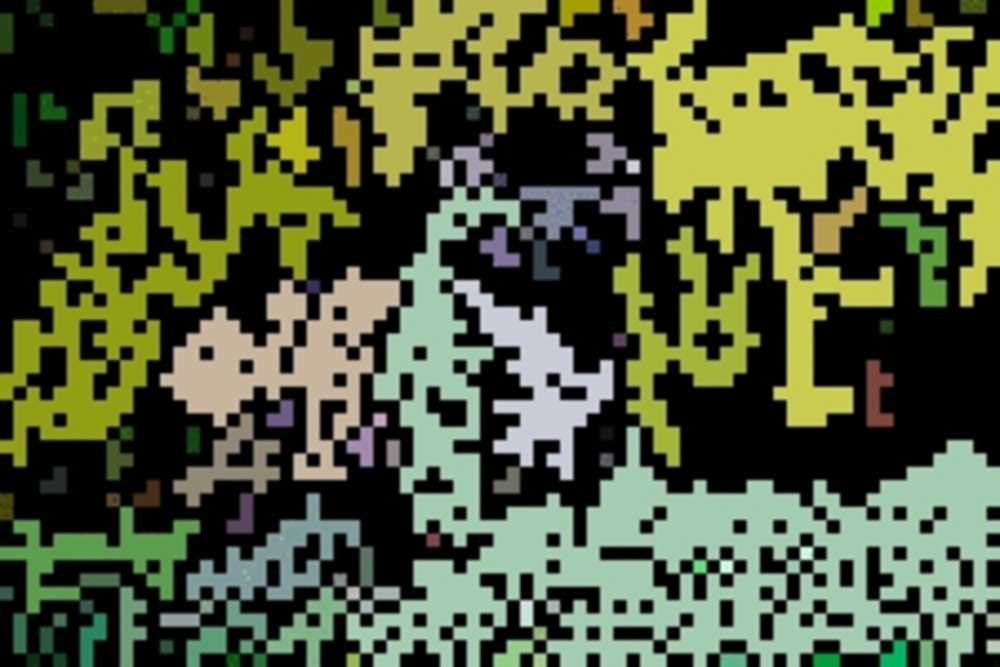
#> input picture Assignment 1/8bit_img.jpg, 1000 x 667 px, shrunk from 4096 x 2731 before the run
$ python Problem_1.py
#> lines starting #> are read from the running program, lines starting #| are printed output that depends on the picture
import numpy as np
import cv2  # Only used for reading/writing images

# Read the image
image_color = cv2.imread('8bit_img.jpg')
#> image_color is the input picture: shape (667, 1000, 3); mean B, G, R 57.9, 88.4, 80.4

# Function to convert an RGB image to Grayscale manually
def rgb_to_grayscale(image):

    # Initialize an empty grayscale image with the same height and width as the color image
    # The grayscale image has only one channel (intensity) instead of three (RGB).
    grayscale_image = np.zeros((image.shape[0], image.shape[1]))

    for i in range(image.shape[0]):  # Loop through image rows
        for j in range(image.shape[1]):  # Loop through image columns
            # Convert the pixel from RGB to grayscale using the following formula:
            # Grayscale value = 0.299 * R + 0.587 * G + 0.114 * B
            grayscale_image[i, j] = 0.299 * image[i, j, 2] + 0.587 * image[i, j, 1] + 0.114 * image[i, j, 0]
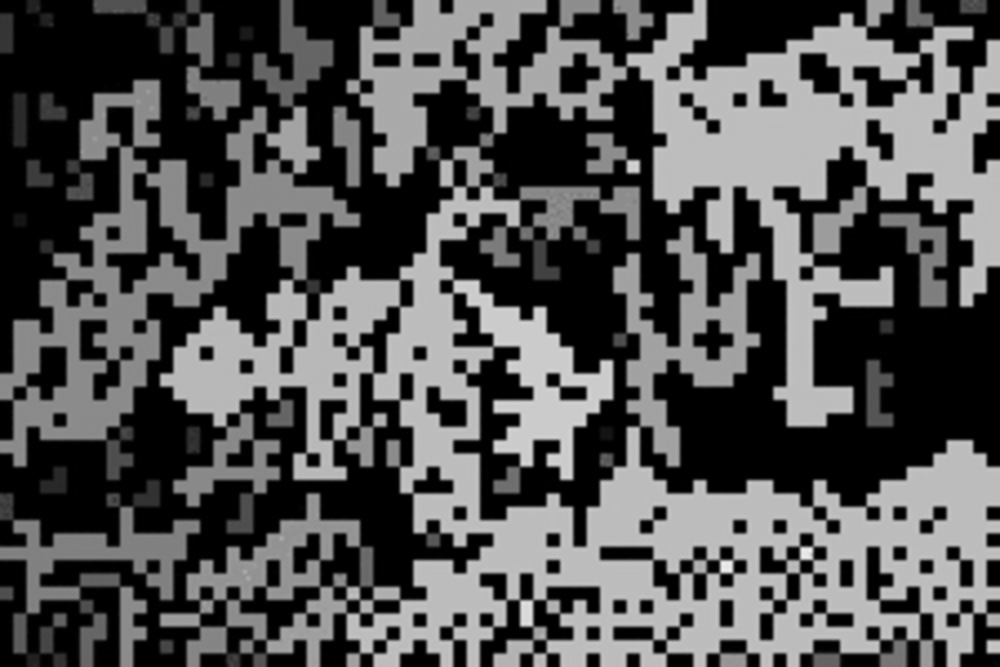
#> grayscale_image: shape (667, 1000) float64; min 0, max 241.7, mean 82.5
    return grayscale_image

# Apply the conversion function to the loaded color image
grayscale_image = rgb_to_grayscale(image_color)

# Save the grayscale image
cv2.imwrite('grayscale_image.png', grayscale_image)
